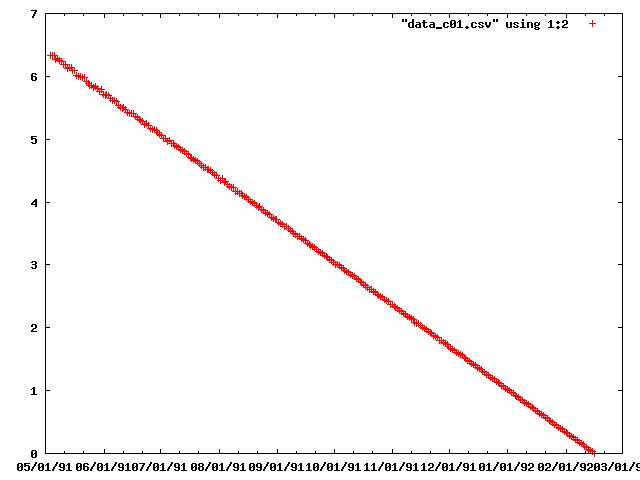

This figure's gnuplot source:
set terminal png
set xdata time
set timefmt "%m/%d/%Y"
set output "data_c01_bc.png"
plot "data_c01.csv" using 1:2
